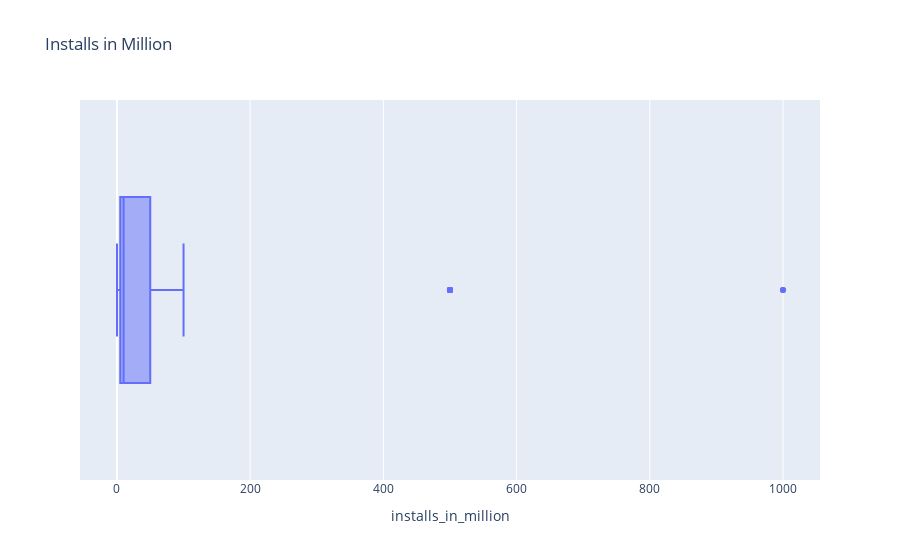

Notebook code cell kept with this figure:
### Code cell
# with plotly

fig = px.box(df_1, x = 'installs_in_million', hover_data = df_1[['title','category']], title = 'Installs in Million')
fig.update_traces(quartilemethod = 'inclusive')
fig.show()

### Figure 1 — Plotly figure (JSON) as saved in the notebook; plotly's stock layout.template omitted (floating-point values rounded to 4 significant figures; data arrays with more than 128 entries replaced by an {"elided": "..."} marker saying what was removed)
{"data": [{"alignmentgroup": "True", "customdata": {"elided": "1730x2 str values"}, "hovertemplate": "installs_in_million=%{x}<br>title=%{customdata[0]}<br>category=%{customdata[1]}<extra></extra>", "legendgroup": "", "marker": {"color": "#636efa"}, "name": "", "notched": false, "offsetgroup": "", "orientation": "h", "quartilemethod": "inclusive", "showlegend": false, "type": "box", "x": {"elided": "1730 float values"}, "x0": " ", "xaxis": "x", "y0": " ", "yaxis": "y"}], "layout": {"boxmode": "group", "legend": {"tracegroupgap": 0}, "title": {"text": "Installs in Million"}, "xaxis": {"anchor": "y", "domain": [0, 1], "title": {"text": "installs_in_million"}}, "yaxis": {"anchor": "x", "domain": [0, 1]}}}
